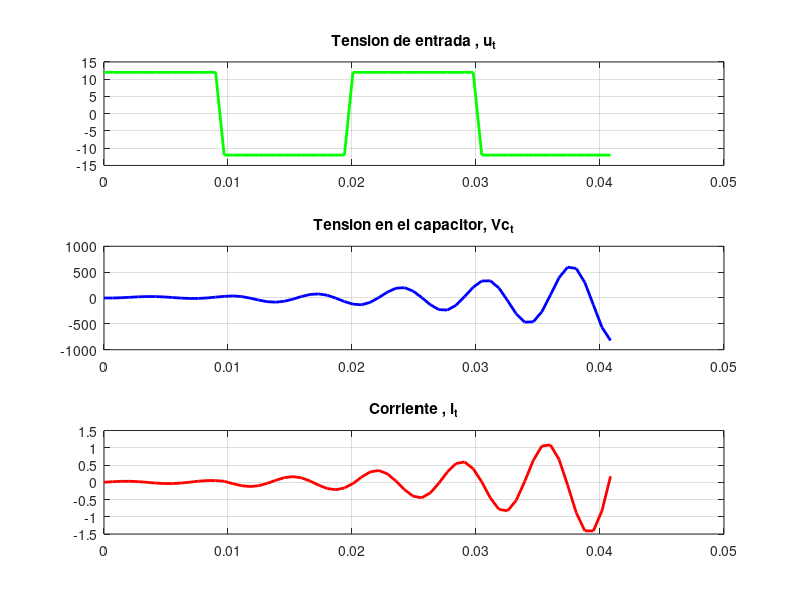

Source code (MATLAB):
%% 
% _Ingeniería Electrónica_
%%     *Actividad Práctica N°1*
%%     *Representación de sistemas y controladores* 
% 
% 
% 
% 
% 
%     *Sistema de Control II* 
%     *2025*
% 
% 
% 
%     *Profesor: Julian Pucheta*
%     *Alumna: Macarena V. González*
% 
%% *Caso de estudio 1: Sistema de dos variables de estado*
% Para este caso de estudio se plantea un sistema eléctrico RLC cuyo  comportamiento 
% se encuentra modelado en variables de estado, este modelo puede  obtenerse a 
% partir de las ecuaciones diferenciales que surgen de la aplicación directa de  
% la ley de Kirchhoff de las tensiones a la malla del circuito

% Consignas a resolver →(ítems)
% Ítem[1] 
% Asignar valores a R=220Ω , L=500mHy, y C=2,2μF. Obtener simulaciones que permitan  
% estudiar la dinámica del sistema, con una entrada de tensión escalón de 12V, 
% que cada  1ms cambia  de signo.
% Resolución
% Para estudiar la dinámica del sistema se procede a realizar los siguientes 
% pasos: 

clear all; clc; close all;
%% 
% * Declarar los Parámetros  de diseño y  matrices que forman las ecuaciones 
% de estados  : 

R= 220;
L= 500e-3; 
Cap= 2.2e-6;
V_e = 12;% voltaje de entrada
%Matrices del espacio 
A= [-R/L -1/L ; 1/Cap 0]; % Matriz de estados
B= [1/L ; 0]; %Matriz de entrada 
C= [R 0]; %Matriz de salida
D=[0]; %Matriz de transmisión directa
%% 
% * También es importante declarar el punto de operación,es necesario para encontrar 
% las ecuaciones de estado:

%Punto de operación de V y I
I1(1)=0;
Vc(1)=0;
y(1)=0;
Xop=[0 0]' ;
x=[I1(1) Vc(1)]'; 
%% 
% * Obtener  la FT a partir de las matrices del espacio de estado → me sirve 
% para calcular los polos  y por ende el comportamiento de estabilidad del sistema 
% y los tiempos de simulación


%convierte de espacio de estados a función de transferencia
[numF,denF] = ss2tf(A,B,C,D)
%Función de transferencia del sistema 
F=tf(numF,denF) 
%Polos de la FT
poles=roots(denF) % POLOS complejos conjugados :representan una respuesta temp SUBamortiguada en el tiempo 0<ξ<1

% saco la parte imaginaria del polo = Wd 
Wd1=imag(poles(1)) 
Wd2= imag(poles(2))
%Proporciona ξ y Wn de la FT
[Wn,zita]=damp(F)
%damp(F) me proporciona mas información
%% 
% Como los polos son complejos conjugados, representan una respuesta temp. *sub*amortiguada 
% en el tiempo |*0<ξ<1*| ,  para calcular los tiempos de simulación y de paso 
% se debe considerar la _*frecuencia de oscilación*_  $W_d$ (parte imaginaria 
% de los polos).
% 
% - Para estimar el  tamaño de paso que permita observar una dinámica  más rápida  
% se utiliza el polo  que coincide con el 95% de la dinámica.
% 
% -Al considerar una dinámica rápida el tiempo de integración debería ser aprox  
% 10 veces menor que el tiempo de paso 

%Cálculo de Período de Wd1 
t_d=(2*pi)/Wd1 
%time de integración 
t_int=t_d/10
%----
%% 
% Para el tiempo de simulación se toma la constante de tiempo más lenta p/ 5% 
% :

t_l=log(0.05)/(real(poles(1)))
t_sim=3*t_l
%% 
% Como  se pide una simulación con una entrada que cambie de signo cada 10 ms 
% entonces Tsim debe ser mayor lo cua se cumple ya que nos da  $t_{\textrm{sim}} 
% =0\ldotp 0409$
% 
% |El tamaño de paso o "step" esta definido por:| 

step=round(t_sim/t_int) %cant. de puntos de sim.= time total de simu/time que dura cada tamaño de paso 
%% 
% Sabiendo la cantidad de puntos  necesarios se contruye el vector tiempo : 

t=linspace(0,t_sim,step);
%% 
% Con el vector tiempo  y   el punto de operación se puede definir la señal 
% de entrada: 

%vector inicial de la entrada

t = linspace(0, t_sim, step);

u=linspace(0,0,step);

ii=0;

for i=1:step-1
    ii = ii + t_int;
    if(ii >= 10e-3) %porque conmuta cada 10 milisegundo
        ii=0;
        V_e=V_e*-1;

    end
    u(i)= V_e;

    %Variables de estado del sistema lineal
    xp=A*(x-Xop)+B*u(i);
    x=x+xp*t_int;
    Y=C*x;
    y(i+1)=Y(1);
    I1(i+1)=x(1);
    Vc(i+1)=x(2);
end
u(end)=u(end-1);
%% 
% Gráficas

disp('Simulación completada')

figure(1)
subplot(3,1,1)
plot(t,u,'green','LineWidth',2); title('Tension de entrada , u_t') 
grid on
subplot(3,1,2)
plot(t,Vc,'blue','LineWidth',2); title('Tension en el capacitor, Vc_t') 
grid on
subplot(3,1,3);
plot(t,I1,'red','LineWidth',2); title('Corriente , i_t');
grid on;
drawnow;
disp("¡Simulación finalizada! Revisa la figura generada.")